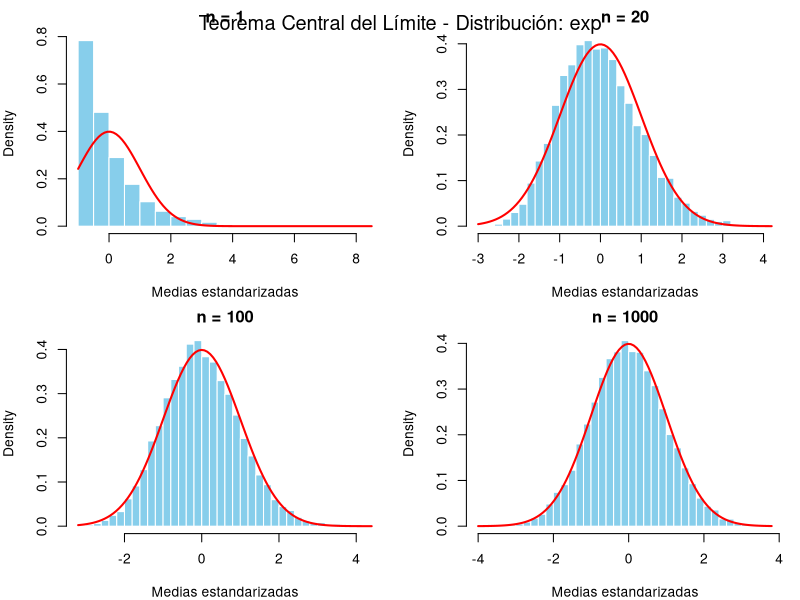
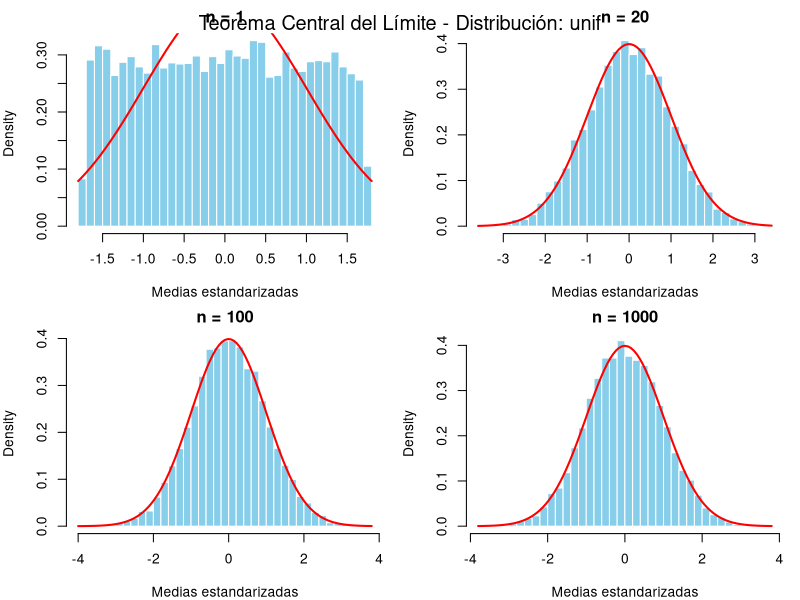
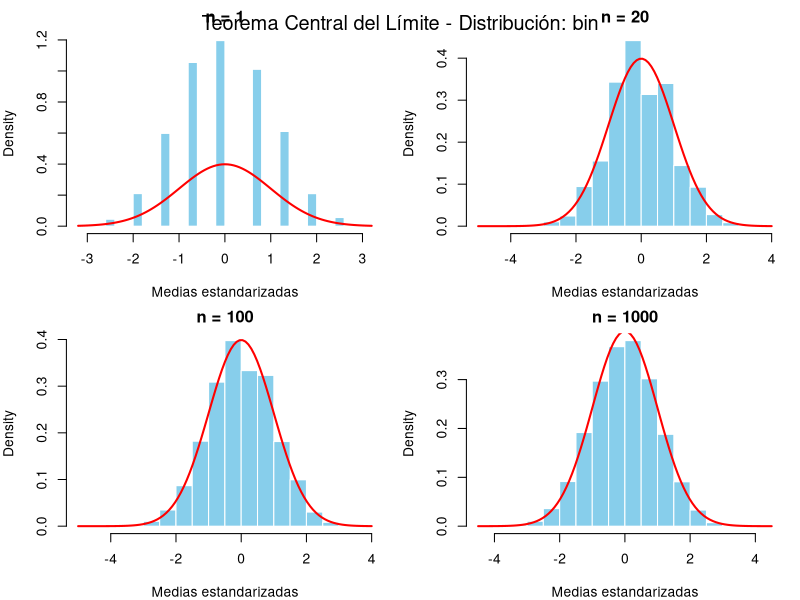
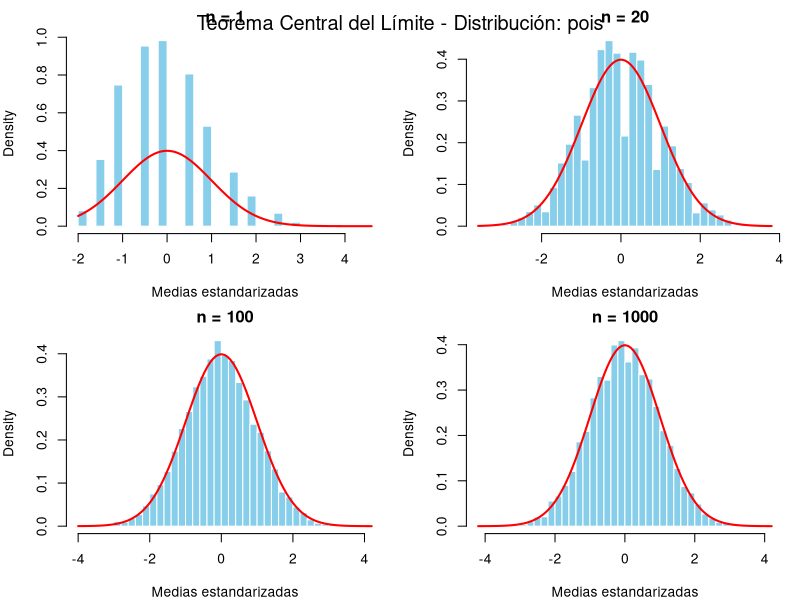

Recreate these plots in R, in order.
# ============================================
# Teorema Central del Límite (TCL)
# ============================================

set.seed(123)

# Función general para ilustrar el TCL
TCL_demo <- function(distribution = "exp", n_values = c(1, 5, 30, 100),
                     n_samples = 10000) {
  
  # Selección de la función generadora
  rfun <- switch(distribution,
                 unif = function(n) runif(n, min = 0, max = 1),
                 exp  = function(n) rexp(n, rate = 1),
                 bin  = function(n) rbinom(n, size = 10, prob = 0.5),
                 pois = function(n) rpois(n, lambda = 4),
                 stop("Distribución no reconocida"))
  
  par(mfrow = c(2, 2), mar = c(4, 4, 2, 1))
  
  for (n in n_values) {
    # Simular medias muestrales
    means <- replicate(n_samples, mean(rfun(n)))
    
    # Estandarizar medias
    # (media - media teórica) / (desv. teórica / sqrt(n))
    if (distribution == "unif") {
      mu <- 0.5; sigma <- 1/sqrt(12)
    } else if (distribution == "exp") {
      mu <- 1; sigma <- 1
    } else if (distribution == "bin") {
      mu <- 10 * 0.5; sigma <- sqrt(10 * 0.5 * 0.5)
    } else if (distribution == "pois") {
      mu <- 4; sigma <- sqrt(4)
    }
    
    z <- (means - mu) / (sigma / sqrt(n))
    
    # Gráfico
    hist(z, breaks = 30, probability = TRUE,
         col = "skyblue", border = "white",
         main = paste("n =", n),
         xlab = "Medias estandarizadas")
    curve(dnorm(x, 0, 1), add = TRUE, col = "red", lwd = 2)
  }
  
  mtext(paste("Teorema Central del Límite - Distribución:", distribution),
        side = 3, outer = TRUE, line = -2, cex = 1.2)
}

# ============================================
# Ejemplos
# ============================================

# Distribución exponencial (asimétrica)
TCL_demo("exp", n_values = c(1, 20, 100, 1000))

# Distribución uniforme
TCL_demo("unif", n_values = c(1, 20, 100, 1000))

# Distribución binomial
TCL_demo("bin", n_values = c(1, 20, 100, 1000))

# Distribución Poisson
TCL_demo("pois", n_values = c(1, 20, 100, 1000))
